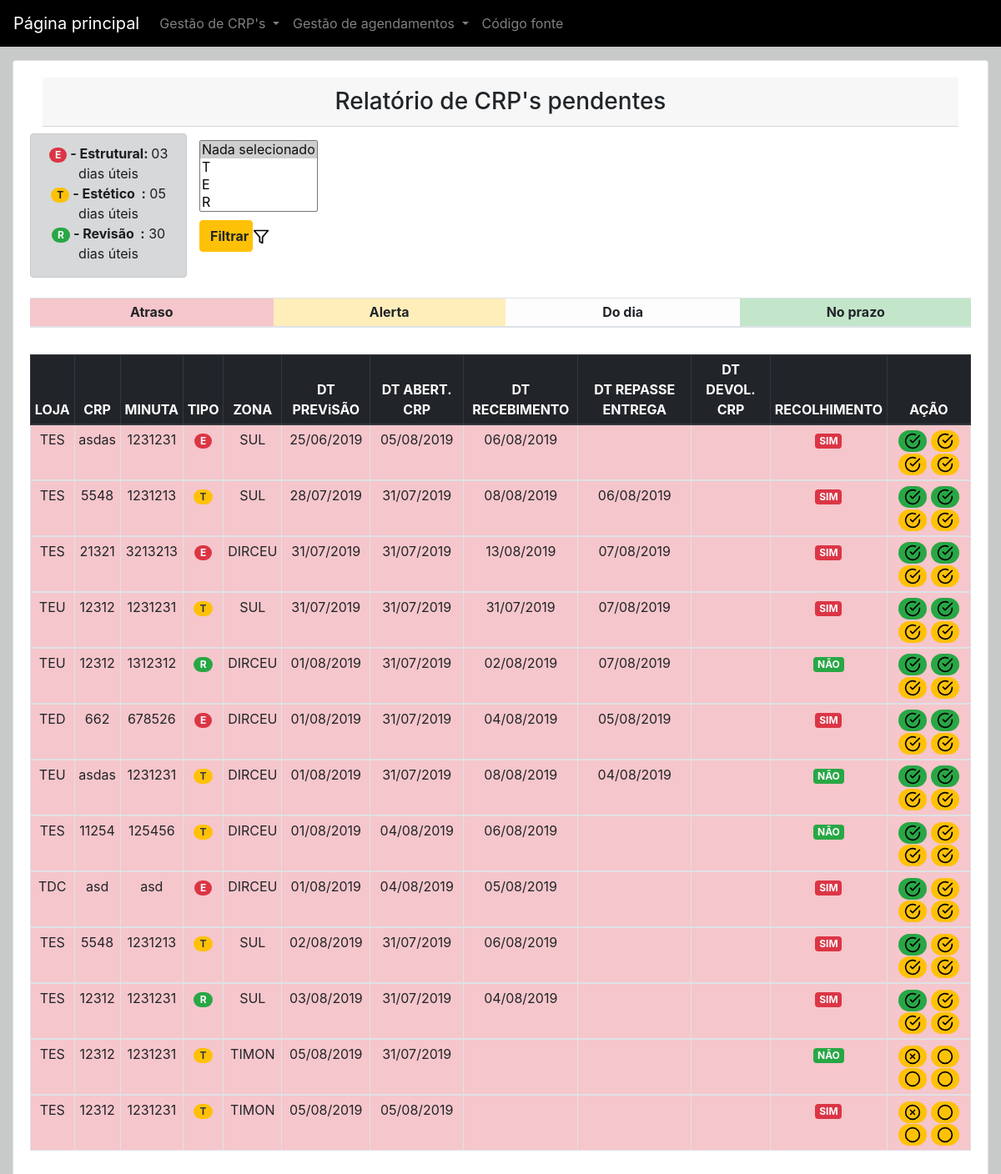
The app's page /crp/relatorio-de-crps-pendentes/, older data.
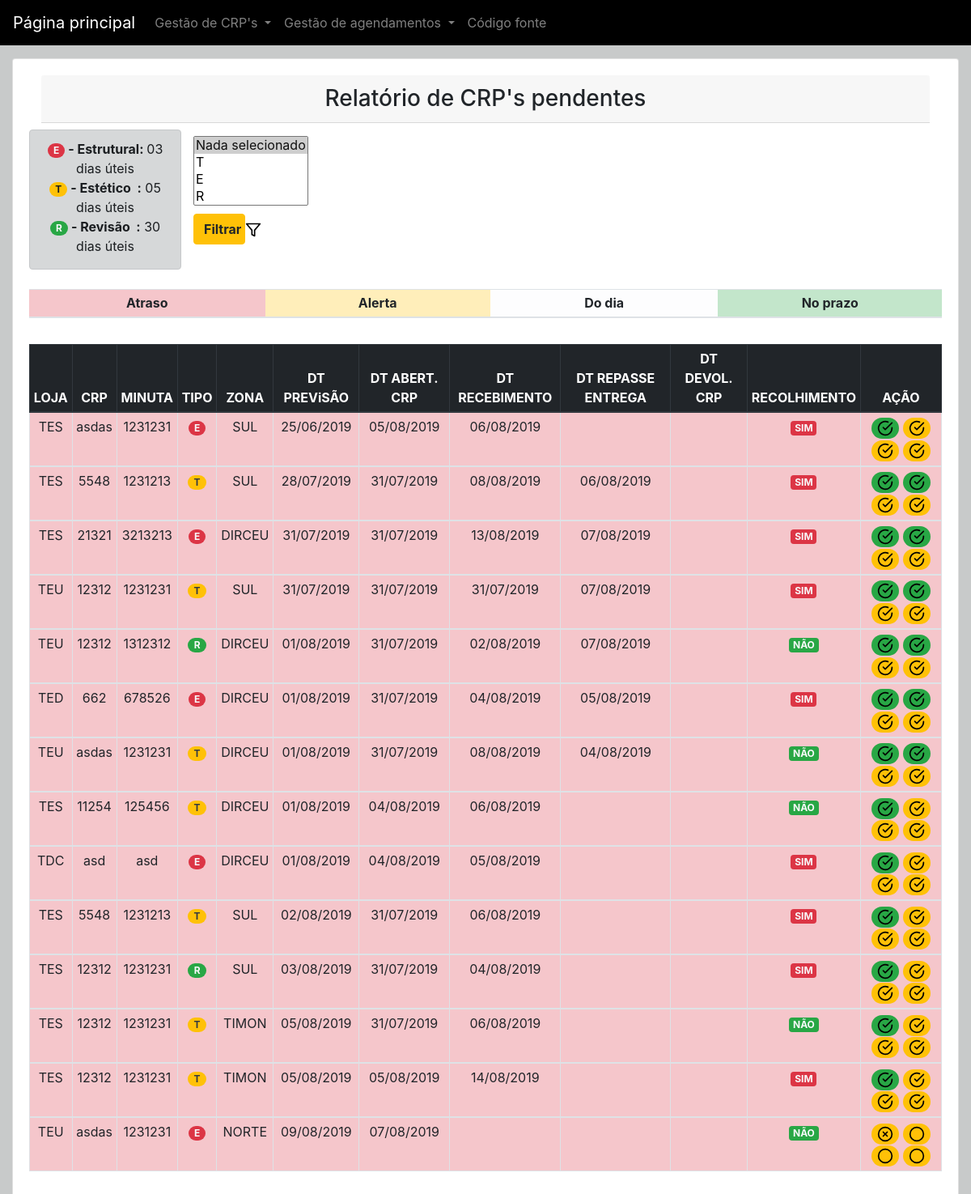
The same page, newer data.
### crp/models.py (models this page shows, shortened)
class Crp(models.Model):
    id = models.AutoField(primary_key=True)
    slug = models.SlugField('Campo SLUG:',blank = True)
    loja = models.CharField('Loja:', choices=LOJAS,max_length = 3, blank=False)
    numMinuta = models.CharField('Minuta:', max_length = 7, blank=False)
    numCrp = models.CharField('CRP:', max_length = 5, blank=False)
    tipo = models.CharField('Tipo:',choices=TIPO_CRP, max_length = 1, blank=False)
    created_at = models.DateTimeField('Criado em',auto_now_add = True)
    updated_at = models.DateTimeField('Atualizado em',auto_now = True)
    zona = models.CharField('Zona:', choices=ZONAS,max_length = 8, blank=False)
    dataPrevisaoLimite = models.DateField('Data limite para resolução:', blank = False)
    dataEnvioSetorCrp = models.DateField('Data de envio para setor de CRP:', auto_now_add = True)
    dataEnvioSetorEntrega = models.DateField('Data de envio para setor de entrega:', blank = True, null=True)
    dataRecebimentoCrpEntrega = models.DateField('Data de recebimento da CRP do setor de entrega:', blank = True, null=True)
    dataChegadaPeca = models.DateField('Data de chegada da peça:', blank = True, null=True)
    dataConclusao = models.DateField('Data de conclusão da montagem da CRP:', blank = True,null=True)
    recolhimento = models.CharField('Recolher peça:', choices=RECOLHER_PECA,max_length = 1, blank=False)
    recolhida = models.CharField('Peça recolhida:', choices=RECOLHER_PECA,max_length = 1, blank=True)
    status = models.CharField('Status dO atendimento da CRP:', choices=STATUS,max_length = 9,blank=True,default='PENDENTE')
    class Meta:
	    verbose_name = "CRP"
	    verbose_name_plural = "CRP's"
	    ordering = ['loja','numMinuta','numCrp','tipo','zona','dataPrevisaoLimite','recolhimento','recolhida','status']

### crp/views.py (the view)
# urls.py: path('relatorio-de-crps-pendentes/',views.relatorio_de_crps_pendentes, name="relatorio_de_crps_pendentes"),
def relatorio_de_crps_pendentes(request):
    crps = Crp.objects.all().exclude(status='REALIZADO').exclude(status='CANCELADO').order_by('dataPrevisaoLimite')
    data_atual = date.today()
    data_alerta = data_atual + timedelta(days=3)
    template_name = 'relatorio-de-crps.html'
    tipo_crp = request.GET.get('tipo_crp')
    if is_valid_queryparam(tipo_crp):
        crps = crps.filter(tipo=tipo_crp)
    context = {
        'crps': crps,
        'data_atual': data_atual,
        'data_alerta': data_alerta,
    }
    return render(request, template_name, context)

### crp/views.py (called while the page is built)
def is_valid_queryparam(param):
    return param != '' and param is not None

### crp/templates/relatorio-de-crps.html (shortened to what the changed rows need)
{% extends "base.html" %}
{% block content %}
<div class="container-fluid">
	<div class="card col-12 mx-auto">
		<div class="card-body col-12 mx-auto">
			<div class="row">
				<table class="table table-sm table-light mt-4">
					<thead>
						<tr>
							<th class="table-danger text-center">&nbsp; &nbsp;Atraso&nbsp; &nbsp;</th>
							<th class="table-warning text-center">&nbsp; &nbsp;Alerta&nbsp; &nbsp;</th>
							<th class="table-light text-center">&nbsp; &nbsp;Do dia&nbsp; &nbsp;</th>
							<th class="table-success text-center">No prazo</th>
						</tr>
					</thead>
				</table>
				<div class="table-responsive">
				<table class="table table-hover table-sm table-light table-bordered mt-3 ">
					<thead class="thead-dark">
						<tr>
							<th  class="text-center">LOJA</th>
							<th  class="text-center">CRP</th>
							<th  class="text-center">MINUTA</th>
							<th  class="text-center">TIPO</th>
							<th  class="text-center">ZONA</th>
							<th  class="text-center">DT PREViSÃO</th>
							<th  class="text-center">DT ABERT. CRP</th>
							<th  class="text-center">DT RECEBIMENTO</th>
							<th  class="text-center">DT REPASSE ENTREGA</th>
							<th  class="text-center">DT DEVOL. CRP</th>
							<th  class="text-center">RECOLHIMENTO</th>
							<th  class="text-center">AÇÃO</th>
						</tr>
					</thead>
					<tbody>
						{% for crp in crps %}
						{% if crp.dataPrevisaoLimite < data_atual %}
						<tr class="table-danger">
							<td class="text-center">{{ crp.loja }}</td>
							<td class="text-center">{{ crp.numCrp }}</td>
							<td class="text-center">{{ crp.numMinuta }}</td>
							{% if crp.tipo == "E" %}
							<td class="text-center"><a class="badge badge-pill badge-danger text-light">{{ crp.tipo }}</a></td>
							{% elif crp.tipo == "T"%}
							<td class="text-center"><a class="badge badge-pill badge-warning text-dark">{{ crp.tipo }}</a></td>
							{% elif crp.tipo == "R"%}
							<td class="text-center"><a class="badge badge-pill badge-success text-light">{{ crp.tipo }}</a></td>
							{% endif %}
							<td class="text-center">{{ crp.zona }}</td>
							<td class="text-center">{{ crp.dataPrevisaoLimite|date:"d/m/Y" }}</td>
							<td class="text-center">{{ crp.dataEnvioSetorCrp|date:"d/m/Y" }}</td>
							<td class="text-center">{{ crp.dataChegadaPeca|date:"d/m/Y" }}</td>
							<td class="text-center">{{ crp.dataEnvioSetorEntrega|date:"d/m/Y" }}</td>
							<td class="text-center">{{ crp.dataRecebimentoCrpEntrega|date:"d/m/Y" }}</td>
							{% if crp.recolhimento == "1" %}
							<td class="text-center text-light font-weight-bold"><a class="badge badge-danger">SIM</a></td>
							{% else %}
							<td class="text-center text-light font-weight-bold"><a class="badge badge-success">NÃO</a></td>
							{% endif %}
							{% if crp.dataChegadaPeca == null %}
							<td class="text-center">
								<a href="{% url 'editar_chegada_peca' pk=crp.pk %}" class="badge badge-pill badge-warning" data-toggle="tooltip" data-placement="top" title="Confirmar recebimento"><img src="/static/feather/x-circle.svg" alt="check-circle" class="icone"></a>
								<a class="badge badge-pill badge-warning" data-toggle="tooltip" data-placement="top" title="Disponível após a chegada da peça"><img src="/static/feather/circle.svg" alt="check-circle" class="icone"></a>
								<a class="badge badge-pill badge-warning" data-toggle="tooltip" data-placement="top" title="Disponível após o devolvimento da CRP pelo setor de entregas"><img src="/static/feather/circle.svg" alt="check-circle" class="icone"></a>
								<a class="badge badge-pill badge-warning" data-toggle="tooltip" data-placement="top" title="Disponível após o montagem da peça"><img src="/static/feather/circle.svg" alt="check-circle" class="icone"></a>
							</td>
							{% elif crp.dataChegadaPeca != null and crp.dataEnvioSetorEntrega == null%}
							<td class="text-center">
								<a  class="badge badge-pill badge-success" data-toggle="tooltip" data-placement="top" title="Peça já recebida"><img src="/static/feather/check-circle.svg" alt="check-circle" class="icone" data-toggle="modal" data-target="#ModalLongoExemplo"></a>
								<a href="{% url 'envio_setor_entrega' pk=crp.pk %}" class="badge badge-pill badge-warning" data-toggle="tooltip" data-placement="top" title="Confirmar envio setor de entregas"><img src="/static/feather/check-circle.svg" alt="check-circle" class="icone"></a>
								<a class="badge badge-pill badge-warning" data-toggle="tooltip" data-placement="top" title="Disponível após o devolvimento da CRP pelo setor de entregas"><img src="/static/feather/check-circle.svg" alt="check-circle" class="icone"></a>
								<a class="badge badge-pill badge-warning" data-toggle="tooltip" data-placement="top" title="Disponível após o montagem da peça"><img src="/static/feather/check-circle.svg" alt="check-circle" class="icone"></a>
							</td>
							{% elif crp.dataEnvioSetorEntrega != null and crp.dataChegadaPeca != null %}
							<td class="text-center">
								<a  class="badge badge-pill badge-success" data-toggle="tooltip" data-placement="top" title="Peça já recebida"><img src="/static/feather/check-circle.svg" alt="check-circle" class="icone" data-toggle="modal" data-target="#ModalLongoExemplo"></a>
								<a  class="badge badge-pill badge-success" data-toggle="tooltip" data-placement="top" title="Confirmar envio setor de entregas"><img src="/static/feather/check-circle.svg" alt="check-circle" class="icone"></a>
								<a href="{% url 'data_recebimento_entrega' pk=crp.pk %}" class="badge badge-pill badge-warning" data-toggle="tooltip" data-placement="top" title="Disponível após o devolvimento da CRP pelo setor de entregas"><img src="/static/feather/check-circle.svg" alt="check-circle" class="icone"></a>
								<a class="badge badge-pill badge-warning" data-toggle="tooltip" data-placement="top" title="Disponível após o montagem da peça"><img src="/static/feather/check-circle.svg" alt="check-circle" class="icone"></a>
							</td>
							{% endif%}
						</tr>
						{% endif%}
					</tbody>{% endfor %}
				</table>
			</div>
			</div>
		</div>
	</div>
</div>
{% endblock %}

Row changes from the older to the newer data that the page shows:
changed Crp (number 12 of 14 on the later page): dataChegadaPeca (not shown) → "06/08/2019"; dataChegadaPeca: picture added; dataChegadaPeca: picture removed
changed Crp (number 13 of 14 on the later page): dataChegadaPeca (not shown) → "14/08/2019"; dataChegadaPeca: picture added; dataChegadaPeca: picture removed
added Crp: loja "TEU", numCrp "asdas", numMinuta "1231231", tipo "E", zona "NORTE", dataPrevisaoLimite "09/08/2019", dataEnvioSetorCrp "07/08/2019", recolhimento "NÃO"
